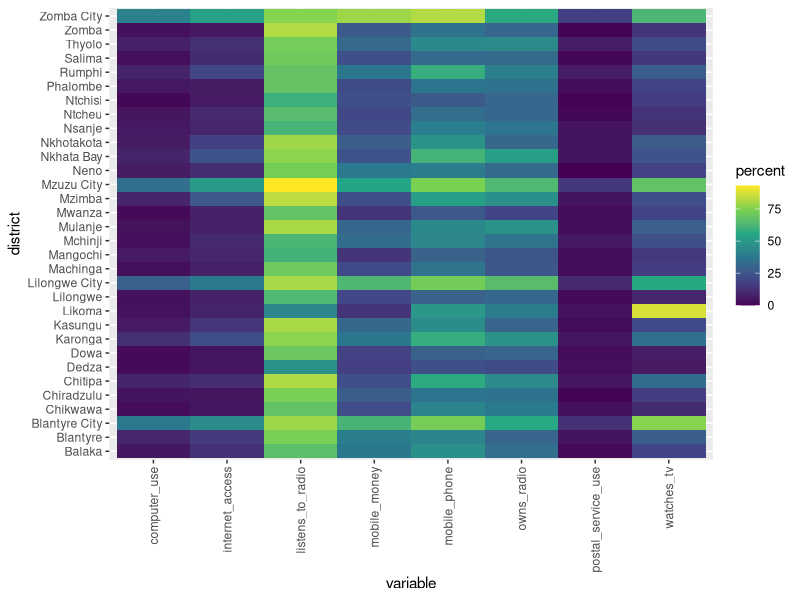

Reproduce this figure in R.
## ---- chunk 1
library(tidyverse)
## ---- chunk 2

nso_ict <- read_csv(here::here("data/tidy_data/nso-malawi-ict-survey-2019.csv"))

## ---- chunk 3

nso_ict %>% 
  pivot_wider(names_from = variable,
              values_from = percent) %>% 
  knitr::kable()
 
## ---- chunk 4
nso_ict %>% 
  ggplot(aes(x = variable, y = district, fill = percent)) +
  geom_tile() +
  #coord_flip() + 
  #coord_fixed() +
  scale_fill_viridis_c() +
  theme(axis.text.x = element_text(angle = 90, vjust = 0.5, hjust=1))
